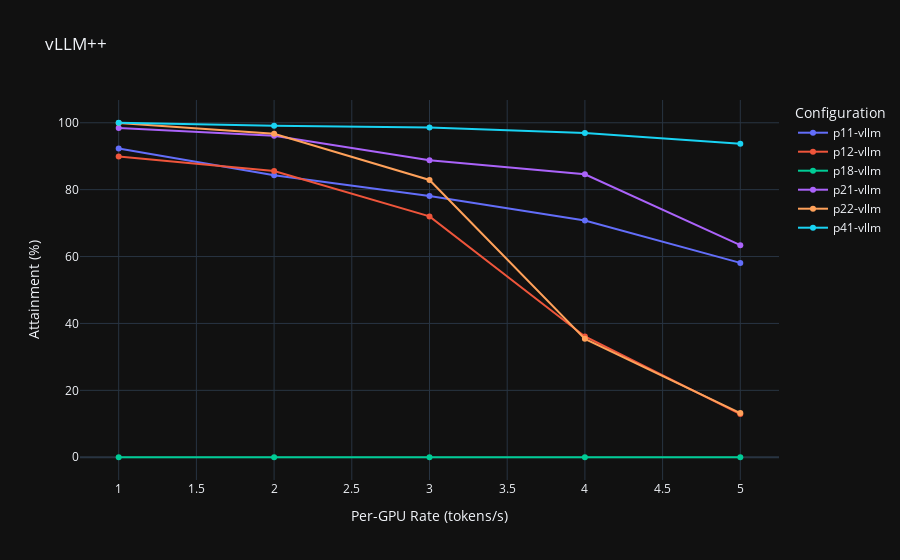

The code cell stored with this chart in its notebook:
### Code cell
# Plot the `figure_11_vllm_high`for some configurations
# tp_prefill = 1, pp_prefill = 1
# x-axis: rate
# y-axis: attainment
# find all combination of tp_prefill, pp_prefill
import plotly.graph_objects as go

fig = go.Figure()
configs = figure_11_vllm_high[['tp_prefill', 'pp_prefill']].drop_duplicates()
df = figure_11_vllm_high

for tp_prefill, pp_prefill in configs.values:
    config_df = df[
        (df['tp_prefill'] == tp_prefill) & (df['pp_prefill'] == pp_prefill)
        ]
    # plot this inside a plotly plot
    fig.add_trace(go.Scatter(
        x=config_df['per_gpu_rate'], y=config_df['attainment'],
        mode='lines+markers', name=f"p{tp_prefill}{pp_prefill}-vllm"
    ))

# fig add title
fig.update_layout(
    title="vLLM++",
    xaxis_title="Per-GPU Rate (tokens/s)",
    yaxis_title="Attainment (%)",
    legend_title="Configuration"
)
fig.show()
# Export to html
fig.write_html("visual/figure_11_vllm_high.html")

### Figure 1 — Plotly figure (JSON) as saved in the notebook; plotly's stock layout.template omitted (floating-point values rounded to 4 significant figures)
{"data": [{"mode": "lines+markers", "name": "p11-vllm", "x": [1.0, 2.0, 3.0, 4.0, 5.0], "y": [92.3, 84.3, 78.1, 70.8, 58.1], "type": "scatter"}, {"mode": "lines+markers", "name": "p12-vllm", "x": [1.0, 2.0, 3.0, 4.0, 5.0], "y": [89.9, 85.6, 72.0, 36.1, 12.9], "type": "scatter"}, {"mode": "lines+markers", "name": "p18-vllm", "x": [1.0, 2.0, 3.0, 4.0, 5.0], "y": [0.0, 0.0, 0.0, 0.0, 0.0], "type": "scatter"}, {"mode": "lines+markers", "name": "p21-vllm", "x": [1.0, 2.0, 3.0, 4.0, 5.0], "y": [98.4, 96.1, 88.8, 84.6, 63.4], "type": "scatter"}, {"mode": "lines+markers", "name": "p22-vllm", "x": [1.0, 2.0, 3.0, 4.0, 5.0], "y": [99.9, 96.7, 82.9, 35.4, 13.2], "type": "scatter"}, {"mode": "lines+markers", "name": "p41-vllm", "x": [1.0, 2.0, 3.0, 4.0, 5.0], "y": [100.0, 99.1, 98.6, 96.9, 93.7], "type": "scatter"}], "layout": {"title": {"text": "vLLM++"}, "xaxis": {"title": {"text": "Per-GPU Rate (tokens/s)"}}, "yaxis": {"title": {"text": "Attainment (%)"}}, "legend": {"title": {"text": "Configuration"}}}}
